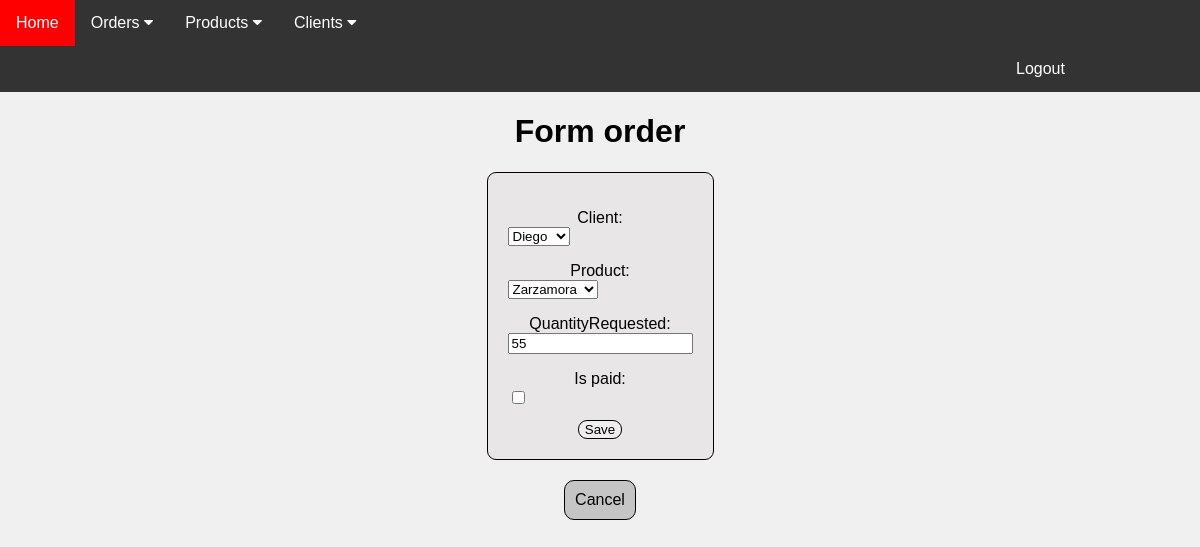
Page /orders/edit/2 (signed in) on the committed database.
### orders/models.py (models this page shows, shortened)
class Order(models.Model):
    STATE_CHOICES = [
        ('unpaid', 'Unpaid'),
        ('paid', 'Paid'),
        ('cooking', 'Cooking'),
        ('packaging', 'Packaging'),
        ('labelling', 'Labelling'),
        ('ready', 'Ready')
    ]
    FLAVOUR_CHOICES = [
        ('frambuesa', 'Frambuesa'),
        ('zarzamora', 'Zarzamora'),
        ('fresa', 'Fresa'),
        ('mango', 'Mango'),
        ('mora azul', 'Mora azul'),
    ]
    client = models.ForeignKey(Client, on_delete=models.CASCADE, related_name='orders')
    product = models.CharField(max_length=20, choices=FLAVOUR_CHOICES, default='frambuesa')
    created_at = models.DateTimeField(auto_now_add=True)
    updated_at = models.DateTimeField(auto_now=True)
    quantityRequested = models.IntegerField()
    is_paid = models.BooleanField(default=False)
    order_state = models.CharField(max_length=20, choices=STATE_CHOICES, default='unpaid')

### orders/views.py (the view)
# urls.py: path('orders/edit/<int:pk>', views.order_updated, name='order_updated'),
@login_required
def order_updated(request, pk):
    order = get_object_or_404(Order, pk=pk)
    if request.method == 'POST':
        form = OrderForm(request.POST, instance=order)
        if form.is_valid():
            order = form.save()
            return redirect('order_detail', pk=order.pk)
    else:
        form = OrderForm(instance=order)
    return render(request,'order_form.html', {'form': form})

### orders/forms.py (shortened to what this page needs)
class OrderForm(forms.ModelForm):
    class Meta:
        model = Order
        fields = ['client', 'product', 'quantityRequested', 'is_paid']

### clients/models.py (called while the page is built)
    def __str__(self):
        return self.company_name

### orders/templates/order_form.html (shortened to what this page needs)
{% load static %}
<!DOCTYPE html>
<html lang="en">
<head>
    <link rel="stylesheet"  href="{%static 'css/orders.css'%}">
</head>
<body>
    {% include 'navbar.html' %}
    <h1>{% block heading %}Form order{% endblock %}</h1>
    <div class="form">
        <form method="post">
            {{ form.as_p }}
            <div>
                <button type="submit">Save</button>
            </div>
        </form>
        <a href="{% url 'order_list' %}">Cancel</a>
    </div>
</body>
</html>

### orders/static/css/orders.css (style rules this page uses)
body { margin: 0%; }
h1,label,p { font-family: sans-serif; text-align: center; }
.form { display: flex; justify-content: center; align-items: center; flex-direction: column; }
.form form { border-radius: 9px; border: 1px solid black; padding: 20px; background-color: #e8e6e6; }
.form input,select { display: list-item; }
.form form div { text-align: center; }
.form form div button { font-family: sans-serif; border-radius: 9px; border: 1px solid black; }
.form a { margin-top: 20px; background-color: #c6c5c5; text-decoration: none; color:black; padding: 10px; border-radius: 10px; border: 1px black solid; font-family: sans-serif; }

### static/css/navbar.css (style rules this page uses)
body { background-color: #f0f0f0; }

### rows in the picture
Order: client "Diego", product "Zarzamora", quantityRequested "55"
